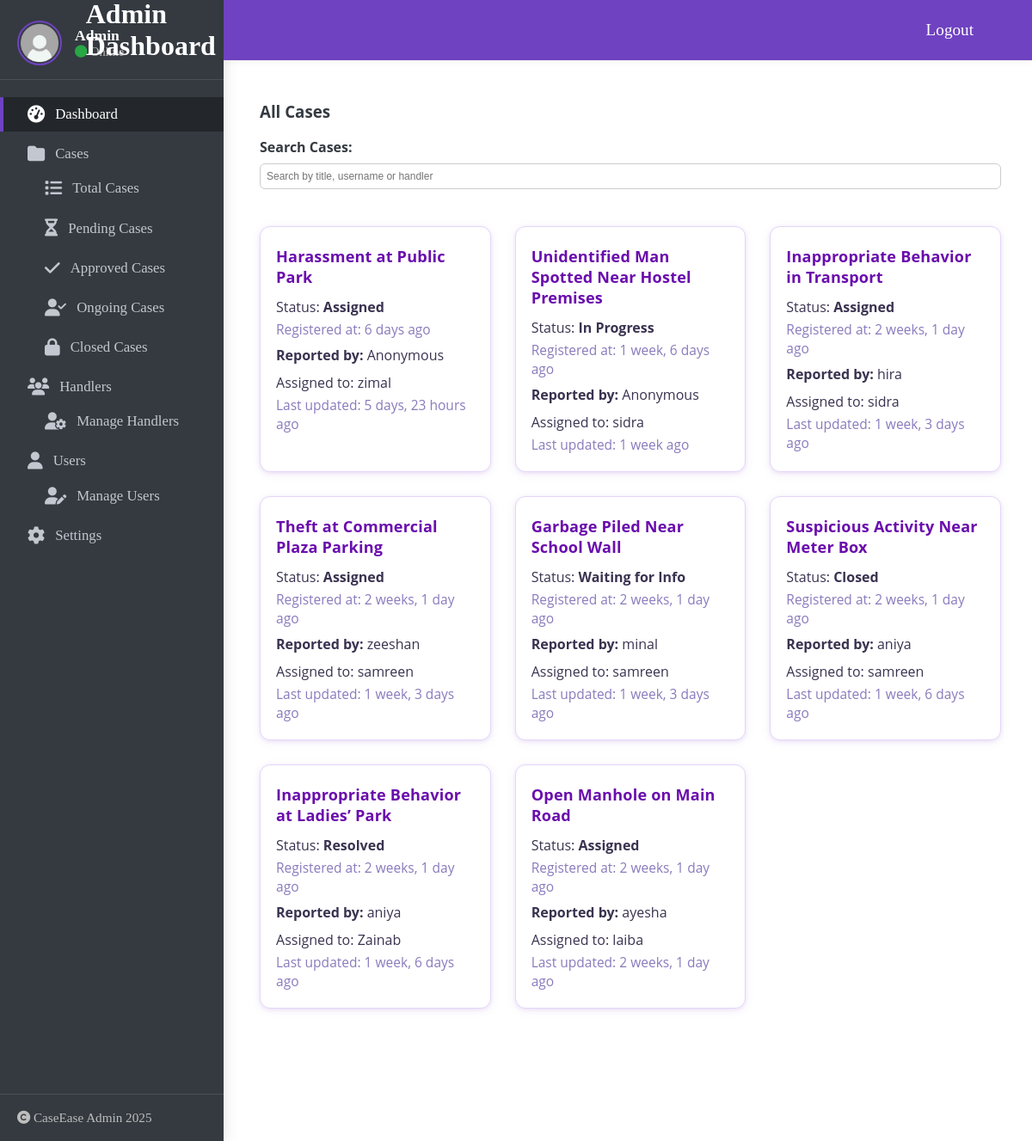
The app's page /accounts/cases/ with its own data.
### cases/models.py (models this page shows, shortened)
class Case(models.Model):
    STATUS_CHOICES = [
        ('Pending', 'Pending'),
        ('Approved', 'Approved'),
        ('In Progress', 'In Progress'),
        ('Waiting for Info', 'Waiting for Info'),
        ('Resolved', 'Resolved'),
        ('Closed', 'Closed'),
    ]
    status = FSMField(choices=STATUS_CHOICES, default='Pending')
    title = models.CharField(max_length=200)
    description = models.TextField()
    location = models.CharField(max_length=200, null=True, blank=True)
    incident_date = models.DateField(null=True, blank=True)
    uploaded_file = models.FileField(upload_to='case_files/', null=True, blank=True)
    is_anonymous = models.BooleanField(default=False)
    suspect_name = models.CharField(max_length=200, null=True, blank=True)
    witnesses = models.TextField(null=True, blank=True)
    progress_notes = models.TextField(null=True, blank=True)
    report_file = models.FileField(upload_to='reports/', null=True, blank=True)
    created_at = models.DateTimeField(auto_now_add=True)
    updated_at = models.DateTimeField(auto_now=True)
    created_by = models.ForeignKey(
        settings.AUTH_USER_MODEL,
        on_delete=models.CASCADE,
        related_name='cases_created'
    )
    assigned_to = models.ForeignKey(
        settings.AUTH_USER_MODEL,
        null=True,
        blank=True,
        on_delete=models.SET_NULL,
        related_name='cases_assigned',
        limit_choices_to={'groups__name': 'handler'}
    )
    history = HistoricalRecords()

### accounts/models.py (models this page shows, shortened)
class CustomUser(AbstractUser):
    role = models.CharField(max_length=10, choices=ROLE_CHOICES, default='user')
    profile_image = models.ImageField(upload_to='profile_images/', null=True, blank=True)
    phone_number = models.CharField(max_length=15, null=True, blank=True)

### accounts/views.py (the view)
# urls.py: path('cases/', views.AllCasesView.as_view(), name='all_cases'),
class AllCasesView(TemplateView):
    template_name = 'accounts/cases/all_cases.html'
    def get_context_data(self, **kwargs):
        context = super().get_context_data(**kwargs)
        query = self.request.GET.get('q')
        cases = Case.objects.all().order_by('-updated_at')
        if query:
            cases = cases.filter(
                Q(title__icontains=query) |
                Q(created_by__username__icontains=query) |
                Q(assigned_to__username__icontains=query)
            )
        context.update({
            'cases': cases,
            'total_cases': cases.count(),
            'pending_cases': cases.filter(status='Pending').count(),
            'approved_cases': cases.filter(status='Approved').count(),
            'closed_cases': cases.filter(status='Closed').count(),
            'assigned_cases': cases.exclude(status__in=['Pending', 'Approved', 'Closed']).count(),
            'users_count': get_user_model().objects.filter(is_superuser=False, is_staff=False).exclude(groups__name='handler').count(),
            'handlers_count': get_user_model().objects.filter(groups__name='handler').count(),
        })
        return context

### accounts/templates/accounts/cases/all_cases.html (shortened to what this page needs)
{% load static %}
{% load humanize %}
{% block content %}
<div class="dashboard-container">
  {% include 'accounts/admin_sidebar.html' %}
  <div class="main-section">
    <h3>All Cases</h3>
    <form method="get" class="dropdown">
      <label>Search Cases:</label>
      <input type="text" name="q" placeholder="Search by title, username or handler" value="{{ request.GET.q }}">
    </form>
    <div class="cases-grid">
    {% for case in cases %}
      <div class="card">
        {% if case.pk %}
          <a href="{% url 'case_detail' case.pk %}">{{ case.title }}</a>
        {% else %}
          {{ case.title }}
        {% endif %}
        <p>Status: <strong>{{ case.status }}</strong></p>
        <small>Registered at: {{ case.created_at|naturaltime }}</small>
        {% if case.is_anonymous %}
          <p><strong>Reported by:</strong> Anonymous</p>
        {% else %}
          <p><strong>Reported by:</strong> {{ case.created_by.username }}</p>
        {% endif %}
        <p>Assigned to: {{ case.assigned_to.username|default:'Not Assigned' }}</p>
        <small>Last updated: {{ case.updated_at|naturaltime }}</small>
      </div>
    {% empty %}
      <p>No cases found.</p>
    {% endfor %}
    </div>
  </div>
</div>
{% endblock %}

### accounts/templates/accounts/admin_sidebar.html (shortened to what this page needs)
{% load static%}
<link rel="stylesheet" href="https://cdnjs.cloudflare.com/ajax/libs/font-awesome/6.4.0/css/all.min.css">
<aside class="admin-sidebar">
<div class="top-navbar">
  <div class="dashboard-header">
      <h2>Admin Dashboard </h2>
      <a href="{% url 'logout' %}" style="color:#fff; font-size:1.2rem;">Logout</a>
    </div>
</div>
  <div class="user-panel">
   {% if user.profile_image %}
      <img src="{{ user.profile_image.url }}" alt="Admin Avatar">
    {% else %}
      <img src="{% static 'images/avatar.png' %}" alt="Admin Avatar">
    {% endif %}
    <div class="info">
      <span>{{ request.user.username|default:'Admin' }}</span>
      <small><i class="fa fa-circle text-success" style="color:#28a745"></i> Online</small>
    </div>
  </div>
  <nav>
    <ul>
      <li><a href="{% url 'admin_dashboard' %}" class="active"><i class="fa fa-tachometer-alt"></i> Dashboard</a></li>
      <li><a href="#"><i class="fa fa-folder"></i> Cases</a>
        <ul style="padding-left:20px;">
          <li><a href="{% url 'all_cases' %}"><i class="fa fa-list"></i> Total Cases</a></li>
          <li><a href="{% url 'pending_cases' %}"><i class="fa fa-hourglass-half"></i> Pending Cases</a></li>
          <li><a href="{% url 'approved_cases' %}"><i class="fa fa-check"></i> Approved Cases</a></li>
          <li><a href="{% url 'admin_assigned_cases' %}"><i class="fa fa-user-check"></i> Ongoing Cases</a></li>
          <li><a href="{% url 'closed_cases' %}"><i class="fa fa-lock"></i> Closed Cases</a></li>
        </ul>
      </li>
      <li><a href="#"><i class="fa fa-users"></i> Handlers</a>
        <ul style="padding-left:20px;">
          <li><a href="{% url 'view_handlers' %}"><i class="fa fa-user-cog"></i> Manage Handlers</a></li>
        </ul>
      </li>
      <li><a href="#"><i class="fa fa-user"></i> Users</a>
        <ul style="padding-left:20px;">
          <li><a href="{% url 'view_users' %}"><i class="fa fa-user-edit"></i> Manage Users</a></li>
        </ul>
      </li>
      <li><a href="{% url 'view_profile' %}"><i class="fa fa-cog"></i> Settings</a></li>
    </ul>
  </nav>
  <div class="sidebar-footer">
    <i class="fa fa-copyright"></i> CaseEase Admin 2025
  </div>
</aside>

### accounts/templates/accounts/cases/all_cases.html (style rules this page uses)
.dashboard-container { display: flex; align-items: stretch; min-height: 100vh; margin: 0; width: 100vw; max-width: 100vw; box-sizing: border-box; height: 100vh; overflow: auto; }
.admin-sidebar { width: 260px; background: #343a40; color: #fff; border-radius: 14px 0 0 14px; box-shadow: 2px 0 16px rgba(0,0,0,0.10); display: flex; flex-direction: column; justify-content: flex-start; min-height: 100vh; position: relative; z-index: 2; }
.main-section { flex: 1; background: #fff; padding: 40px 44px 40px 44px; border-radius: 0 14px 14px 0; box-shadow: 0 2px 16px rgba(0,0,0,0.07); min-height: 100vh; min-width: 0; margin-top: 50px; margin-left: 250px; display: flex; flex-direction: column; justify-content: flex-start; font-family: 'Open Sans', sans-serif; font-size: 16px; color: #343a40; }
.cases-grid { display: grid; grid-template-columns: repeat(3, 1fr); gap: 28px; margin-top: 18px; margin-bottom: 18px; }
.card { background: #fff; border-left: 6px solid #6A0DAD; border-radius: 12px; box-shadow: 0 2px 12px 0 rgba(106,13,173,0.08), 0 1.5px 4px 0 rgba(106,13,173,0.07); padding: 22px 20px 18px 18px; display: flex; flex-direction: column; transition: box-shadow 0.2s, transform 0.2s; border: 1.5px solid #e4d6fa; overflow: hidden; min-width: 0; }
.card h4, .card a { margin: 0 0 6px 0; color: #6A0DAD; font-size: 1.13em; font-weight: 700; letter-spacing: 0.2px; text-decoration: none; transition: color 0.2s; word-break: break-word; }
.card p { margin: 6px 0 4px 0; color: #3a3350; font-size: 1em; }
.card small { color: #8a7bbd; font-size: 0.97em; display: block; margin-bottom: 2px; }
.dropdown { margin-bottom: 25px; }
.dropdown label { font-weight: bold; display: block; margin-bottom: 8px; }
.dropdown input[type="text"] { width: 100%; padding: 7px; border-radius: 6px; border: 1px solid #ccc; font-size: 12px; box-sizing: border-box; }

### accounts/templates/accounts/admin_sidebar.html (style rules this page uses)
.admin-sidebar { width: 260px; background: #343a40; color: #fff; position: fixed; top: 0; left: 0; height: 100vh; min-height: 100vh; border-radius: 0; box-shadow: 2px 0 16px rgba(0,0,0,0.10); display: flex; flex-direction: column; padding: 0; z-index: 1000; }
.top-navbar { position: fixed; top: 0; left: 260px; right: 0; height: 70px; background: #6f42c1; border-bottom: 1px solid #eee; box-shadow: 0 2px 8px rgba(0,0,0,0.04); display: flex; align-items: center; justify-content: flex-end; padding: 0 40px; z-index: 1100; }
.top-navbar .dashboard-header { display: flex; align-items: center; justify-content: space-between; margin-top: 20px; margin-bottom: 20px; }
.top-navbar .dashboard-header h2 { color: #fff; font-weight: 800; font-size: 2em; margin-right: 21cm; }
.admin-sidebar .user-panel { display: flex; align-items: center; padding: 24px 20px 16px 20px; border-bottom: 1px solid #495057; }
.admin-sidebar .user-panel img { width: 48px; height: 48px; border-radius: 50%; margin-right: 15px; border: 2px solid #6f42c1; }
.admin-sidebar .user-panel .info { display: flex; flex-direction: column; }
.admin-sidebar .user-panel .info span { font-weight: 700; font-size: 1.1em; }
.admin-sidebar .user-panel .info small { color: #bdbdbd; font-size: 0.9em; }
.admin-sidebar nav { flex: 1; padding: 20px 0 0 0; }
.admin-sidebar ul { list-style: none; padding: 0 0 0 0; margin: 0; }
.admin-sidebar li { margin-bottom: 6px; }
.admin-sidebar a { color: #c2c7d0; text-decoration: none; display: flex; align-items: center; padding: 10px 28px; font-size: 1.05em; border-left: 4px solid transparent; transition: background 0.2s, border-color 0.2s; }
.admin-sidebar a.active, .admin-sidebar a:hover { background: #23272b; color: #fff; border-left: 4px solid #6f42c1; }
.admin-sidebar a i { margin-right: 12px; font-size: 1.2em; }
.admin-sidebar .sidebar-footer { padding: 18px 20px; border-top: 1px solid #495057; font-size: 0.95em; color: #bdbdbd; }

### records on screen
Case: title "Harassment at Public Park", status "Assigned", created_at "6 days ago", shows "Reported by:", is_anonymous "Anonymous", assigned_to.username "zimal", updated_at "5 days, 23 hours ago"
Case: title "Unidentified Man Spotted Near Hostel Premises", status "In Progress", created_at "1 week, 6 days ago", shows "Reported by:", is_anonymous "Anonymous", assigned_to.username "sidra", updated_at "1 week ago"
Case: title "Inappropriate Behavior in Transport", status "Assigned", created_at "2 weeks, 1 day ago", created_by.username "hira", assigned_to.username "sidra", updated_at "1 week, 3 days ago"
Case: title "Theft at Commercial Plaza Parking", status "Assigned", created_at "2 weeks, 1 day ago", created_by.username "zeeshan", assigned_to.username "samreen", updated_at "1 week, 3 days ago"
Case: title "Garbage Piled Near School Wall", status "Waiting for Info", created_at "2 weeks, 1 day ago", created_by.username "minal", assigned_to.username "samreen", updated_at "1 week, 3 days ago"
Case: title "Suspicious Activity Near Meter Box", status "Closed", created_at "2 weeks, 1 day ago", created_by.username "aniya", assigned_to.username "samreen", updated_at "1 week, 6 days ago"
Case: title "Inappropriate Behavior at Ladies’ Park", status "Resolved", created_at "2 weeks, 1 day ago", created_by.username "aniya", assigned_to.username "Zainab", updated_at "1 week, 6 days ago"
Case: title "Open Manhole on Main Road", status "Assigned", created_at "2 weeks, 1 day ago", created_by.username "ayesha", assigned_to.username "laiba", updated_at "2 weeks, 1 day ago"

### other values on screen
{{ request.user.username|default:'Admin' }} "Admin"
